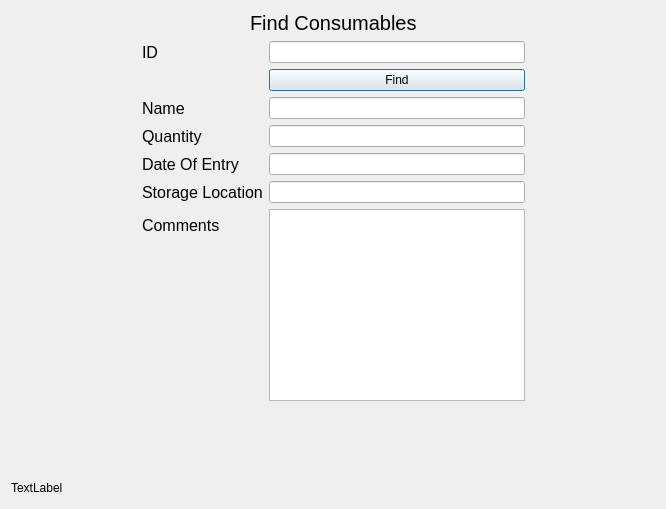
<?xml version="1.0" encoding="UTF-8"?>
<ui version="4.0">
 <class>CFind</class>
 <widget class="QDialog" name="CFind">
  <property name="geometry">
   <rect>
    <x>0</x>
    <y>0</y>
    <width>666</width>
    <height>509</height>
   </rect>
  </property>
  <property name="windowTitle">
   <string>Find Consumables</string>
  </property>
  <layout class="QVBoxLayout" name="verticalLayout">
   <item>
    <layout class="QHBoxLayout" name="horizontalLayout">
     <item>
      <spacer name="horizontalSpacer">
       <property name="orientation">
        <enum>Qt::Horizontal</enum>
       </property>
       <property name="sizeHint" stdset="0">
        <size>
         <width>40</width>
         <height>20</height>
        </size>
       </property>
      </spacer>
     </item>
     <item>
      <widget class="QLabel" name="label_7">
       <property name="sizePolicy">
        <sizepolicy hsizetype="Fixed" vsizetype="Fixed">
         <horstretch>0</horstretch>
         <verstretch>0</verstretch>
        </sizepolicy>
       </property>
       <property name="font">
        <font>
         <pointsize>15</pointsize>
        </font>
       </property>
       <property name="text">
        <string>Find Consumables</string>
       </property>
      </widget>
     </item>
     <item>
      <spacer name="horizontalSpacer_2">
       <property name="orientation">
        <enum>Qt::Horizontal</enum>
       </property>
       <property name="sizeHint" stdset="0">
        <size>
         <width>40</width>
         <height>20</height>
        </size>
       </property>
      </spacer>
     </item>
    </layout>
   </item>
   <item>
    <layout class="QHBoxLayout" name="horizontalLayout_2">
     <item>
      <spacer name="horizontalSpacer_3">
       <property name="orientation">
        <enum>Qt::Horizontal</enum>
       </property>
       <property name="sizeHint" stdset="0">
        <size>
         <width>40</width>
         <height>20</height>
        </size>
       </property>
      </spacer>
     </item>
     <item>
      <layout class="QFormLayout" name="formLayout">
       <item row="0" column="1">
        <widget class="QLineEdit" name="id"/>
       </item>
       <item row="0" column="0">
        <widget class="QLabel" name="label">
         <property name="font">
          <font>
           <pointsize>12</pointsize>
          </font>
         </property>
         <property name="text">
          <string>ID</string>
         </property>
         <property name="buddy">
          <cstring>id</cstring>
         </property>
        </widget>
       </item>
       <item row="2" column="0">
        <widget class="QLabel" name="label_2">
         <property name="font">
          <font>
           <pointsize>12</pointsize>
          </font>
         </property>
         <property name="text">
          <string>Name</string>
         </property>
         <property name="buddy">
          <cstring>Name</cstring>
         </property>
        </widget>
       </item>
       <item row="2" column="1">
        <widget class="QLineEdit" name="Name">
         <property name="autoFillBackground">
          <bool>false</bool>
         </property>
        </widget>
       </item>
       <item row="3" column="0">
        <widget class="QLabel" name="label_3">
         <property name="font">
          <font>
           <pointsize>12</pointsize>
          </font>
         </property>
         <property name="text">
          <string>Quantity</string>
         </property>
         <property name="buddy">
          <cstring>Quantity</cstring>
         </property>
        </widget>
       </item>
       <item row="4" column="0">
        <widget class="QLabel" name="label_4">
         <property name="font">
          <font>
           <pointsize>12</pointsize>
          </font>
         </property>
         <property name="text">
          <string>Date Of Entry</string>
         </property>
         <property name="buddy">
          <cstring>Date</cstring>
         </property>
        </widget>
       </item>
       <item row="5" column="0">
        <widget class="QLabel" name="label_5">
         <property name="font">
          <font>
           <pointsize>12</pointsize>
          </font>
         </property>
         <property name="text">
          <string>Storage Location</string>
         </property>
         <property name="buddy">
          <cstring>Storage</cstring>
         </property>
        </widget>
       </item>
       <item row="3" column="1">
        <widget class="QLineEdit" name="Quantity"/>
       </item>
       <item row="4" column="1">
        <widget class="QLineEdit" name="Date"/>
       </item>
       <item row="5" column="1">
        <widget class="QLineEdit" name="Storage"/>
       </item>
       <item row="6" column="1">
        <widget class="QTextEdit" name="Comment"/>
       </item>
       <item row="6" column="0">
        <widget class="QLabel" name="label_6">
         <property name="font">
          <font>
           <pointsize>12</pointsize>
          </font>
         </property>
         <property name="text">
          <string>Comments</string>
         </property>
        </widget>
       </item>
       <item row="1" column="1">
        <widget class="QPushButton" name="findButton">
         <property name="text">
          <string>Find</string>
         </property>
        </widget>
       </item>
      </layout>
     </item>
     <item>
      <spacer name="horizontalSpacer_4">
       <property name="orientation">
        <enum>Qt::Horizontal</enum>
       </property>
       <property name="sizeHint" stdset="0">
        <size>
         <width>40</width>
         <height>20</height>
        </size>
       </property>
      </spacer>
     </item>
    </layout>
   </item>
   <item>
    <spacer name="verticalSpacer">
     <property name="orientation">
      <enum>Qt::Vertical</enum>
     </property>
     <property name="sizeHint" stdset="0">
      <size>
       <width>20</width>
       <height>19</height>
      </size>
     </property>
    </spacer>
   </item>
   <item>
    <layout class="QHBoxLayout" name="horizontalLayout_4">
     <item>
      <widget class="QLabel" name="label_8">
       <property name="text">
        <string>TextLabel</string>
       </property>
      </widget>
     </item>
     <item>
      <spacer name="horizontalSpacer_8">
       <property name="orientation">
        <enum>Qt::Horizontal</enum>
       </property>
       <property name="sizeHint" stdset="0">
        <size>
         <width>40</width>
         <height>20</height>
        </size>
       </property>
      </spacer>
     </item>
    </layout>
   </item>
  </layout>
 </widget>
 <resources/>
 <connections/>
</ui>
